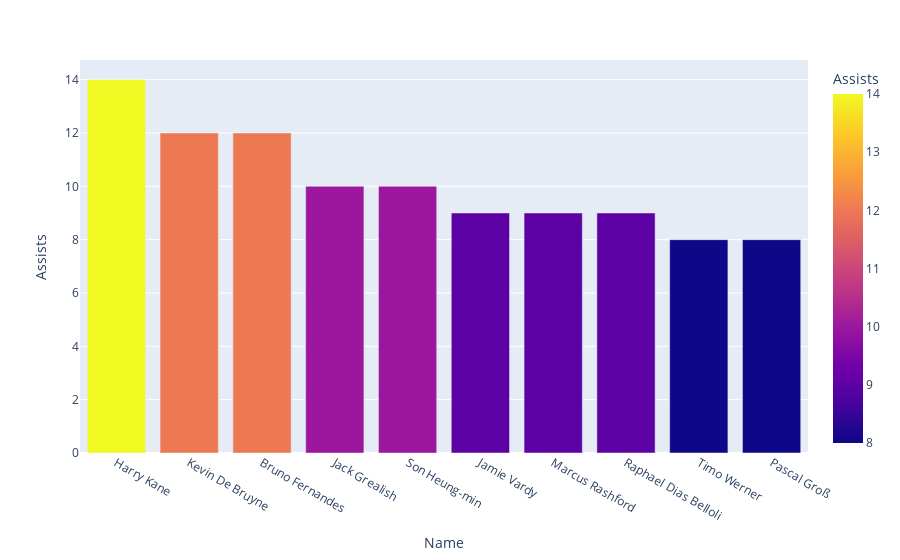

The notebook cell saved with this chart:
### Code cell
px.bar(a, x='Name', y='Assists', color='Assists')

### Figure 1 — Plotly figure (JSON) as saved in the notebook; plotly's stock layout.template omitted (floating-point values rounded to 4 significant figures)
{"data": [{"alignmentgroup": "True", "hovertemplate": "Name=%{x}<br>Assists=%{marker.color}<extra></extra>", "legendgroup": "", "marker": {"color": [14, 12, 12, 10, 10, 9, 9, 9, 8, 8], "coloraxis": "coloraxis", "pattern": {"shape": ""}}, "name": "", "offsetgroup": "", "orientation": "v", "showlegend": false, "textposition": "auto", "type": "bar", "x": ["Harry Kane", "Kevin De Bruyne", "Bruno Fernandes", "Jack Grealish", "Son Heung-min", "Jamie Vardy", "Marcus Rashford", "Raphael Dias Belloli", "Timo Werner", "Pascal Groß"], "xaxis": "x", "y": [14, 12, 12, 10, 10, 9, 9, 9, 8, 8], "yaxis": "y"}], "layout": {"barmode": "relative", "coloraxis": {"colorbar": {"title": {"text": "Assists"}}, "colorscale": [[0, "#0d0887"], [0.1111, "#46039f"], [0.2222, "#7201a8"], [0.3333, "#9c179e"], [0.4444, "#bd3786"], [0.5556, "#d8576b"], [0.6667, "#ed7953"], [0.7778, "#fb9f3a"], [0.8889, "#fdca26"], [1, "#f0f921"]]}, "legend": {"tracegroupgap": 0}, "margin": {"t": 60}, "xaxis": {"anchor": "y", "domain": [0, 1], "title": {"text": "Name"}}, "yaxis": {"anchor": "x", "domain": [0, 1], "title": {"text": "Assists"}}}}
